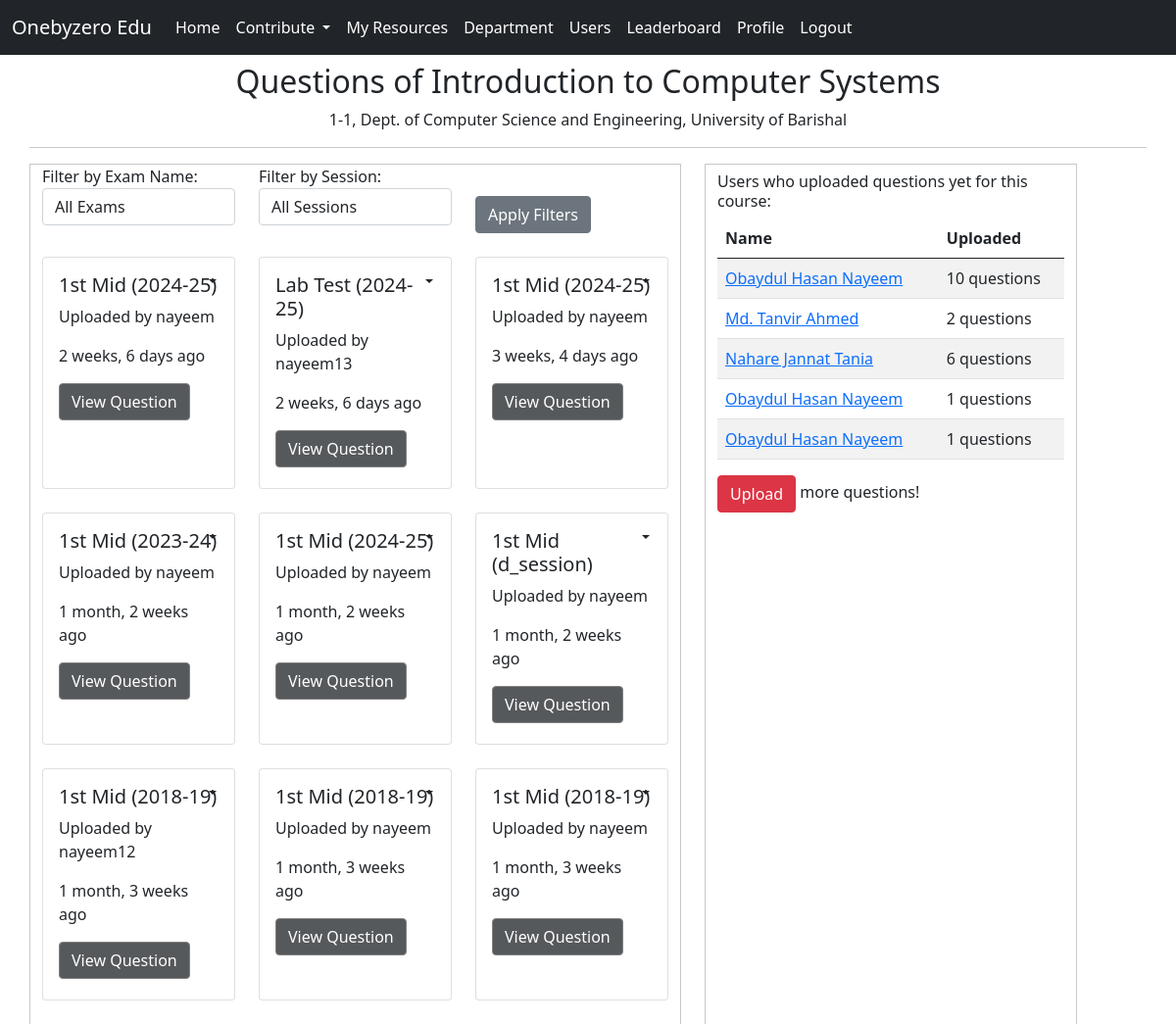
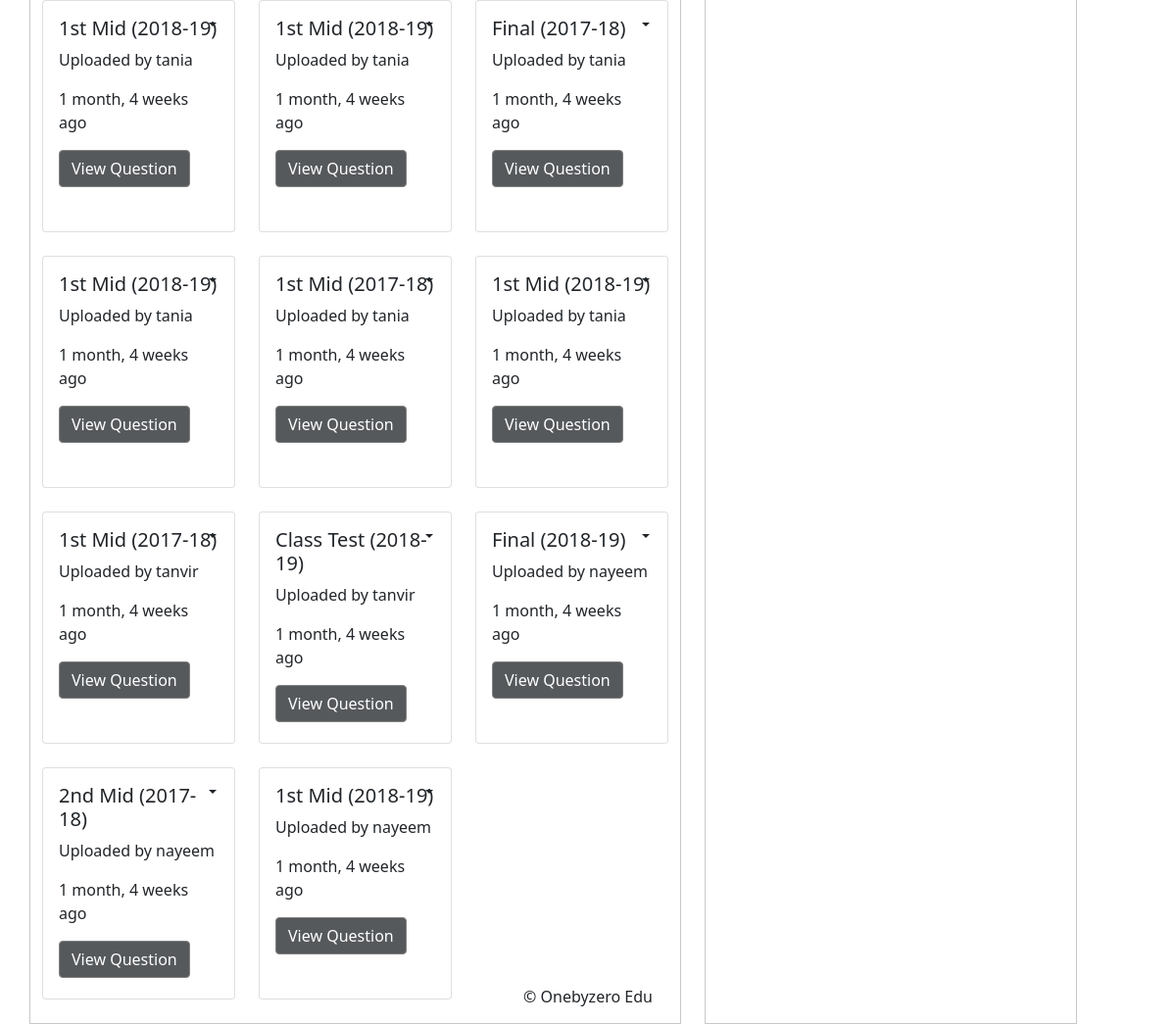
The page /study/view_questions/1/ (signed in) on the database its author committed (2 pictures, top to bottom).
### study/models.py (models this page shows, shortened)
class Course(models.Model):
    title = models.CharField(max_length=100)
    code = models.CharField(max_length=10)
    credit = models.DecimalField(max_digits=4, decimal_places=2)
    department = models.ForeignKey(Department, on_delete=models.CASCADE)
    university = models.ForeignKey(University, on_delete=models.CASCADE, default=1)
    year = models.PositiveIntegerField()
    semester = models.PositiveIntegerField()
    syllabus = models.TextField(blank=True, null=True)
    def __str__(self):
        return f'{self.title}'

class Department(models.Model):
    name = models.CharField(max_length=100)
    university = models.ForeignKey(University, on_delete=models.CASCADE)
    ambassadors = models.ManyToManyField(User, blank=True)

class University(models.Model):
    name = models.CharField(max_length=100)

class Question(models.Model):
    university = models.ForeignKey(University, on_delete=models.CASCADE)
    department = models.ForeignKey(Department, on_delete=models.CASCADE)
    year = models.PositiveIntegerField(choices=YEAR_CHOICES)
    semester = models.PositiveIntegerField(choices=SEMESTER_CHOICES)
    course = models.ForeignKey(Course, on_delete=models.CASCADE)
    exam_name = models.CharField(max_length=50, choices=EXAM_CHOICES)
    session = models.CharField(max_length=9, choices=SESSION_CHOICES)
    question_file = models.FileField(upload_to='study/questions/',
        validators=[FileExtensionValidator(allowed_extensions=['pdf', 'jpg', 'png', 'jpeg'])])
    upload_time = models.DateTimeField(auto_now_add=True)
    uploaded_by = models.ForeignKey(User, on_delete=models.CASCADE)
    love_count = models.IntegerField(default=0)
    feedback = models.TextField(blank=True, null=True)
    def __str__(self):
        return self.exam_name

### study/views.py (the view)
# urls.py: path('view_questions/<int:course_id>/', views.view_questions, name='view_questions'),
@user_passes_test(is_verified, login_url='/study/error/department/access-denied/')
def view_questions(request, course_id):
    course = get_object_or_404(Course, pk=course_id)
    questions = Question.objects.filter(course=course).order_by('-upload_time')
    session_filter = request.GET.get('session')
    exam_name_filter = request.GET.get('exam_name')
    if session_filter:
        questions = questions.filter(session=session_filter)
    if exam_name_filter:
        questions = questions.filter(exam_name__icontains=exam_name_filter)
    all_uploaders = Question.objects.filter(course=course_id).values_list('uploaded_by__username', flat=True).distinct()
    users_with_question_count = (
    Question.objects
    .filter(course=course)
    .values('uploaded_by', 'uploaded_by__profile__fullname', 'uploaded_by__profile__profile_image')
    .annotate(question_count=Count('uploaded_by__username'))
)
    user_profile = Profile.objects.get(user=request.user)
    user_department_id = user_profile.department.id
    context = {
        'questions': questions,
        'course': course,
        'all_uploaders': all_uploaders,
        'users_with_question_count': users_with_question_count,
        'user_department_id': user_department_id,
        'user_profile': user_profile,
    }
    print(context)
    return render(request, 'resources/questions/view_questions.html', context)

### study/context_processors/view_profile_context_processors.py (called while the page is built, shortened)
def view_profile_contributions(request):
    user_id = request.GET.get('user_id')
    print(f'user_idddddddddddddddd', user_id)
    if user_id:
        user = get_object_or_404(User, user_id=user_id)
        return {'user': user}
    else:
        return {}

### study/templatetags/time_filters.py (called while the page is built)
@register.filter(name='time_ago')
def time_ago(value):
    if isinstance(value, datetime.datetime):
        return timesince(value, now())
    return value  # Return the original value if it's not a datetime object

### study/views.py (called while the page is built)
def is_verified(user):
    return user.is_authenticated and user.profile.is_verified == True

### study/templates/resources/questions/view_questions.html (shortened to what this page needs)
{% extends "base.html" %}
{% load time_filters %}
{% load static %}
{% block content %}
    <div class="container mt-2">
        <div class="row">
            <div class="text-center">
                <h2>Questions of {{ course.title }}</h2>
                <p>{{ course.semester }}-{{ course.year }},
                    Dept. of {{ course.department.name }},
                    {{ course.university.name }}</p>
            </div>
            <hr>
            <div class="col-md-7 resources-border">
                <form method="GET" class="mb-4">
                    <div class="row align-items-end">
                        <div class="col-md-4 mb-2">
                            <label for="examFilter">Filter by Exam Name:</label>
                            <select name="exam_name" id="examFilter" class="form-control">
                                <option value="">All Exams</option>
                            </select>
                        </div>
                        <div class="col-md-4 mb-2">
                            <label for="sessionFilter">Filter by Session:</label>
                            <select name="session" id="sessionFilter" class="form-control">
                                <option value="">All Sessions</option>
                            </select>
                        </div>
                        <div class="col-md-4">
                            <button type="submit" class="btn btn-secondary btn-block">Apply Filters</button>
                        </div>
                    </div>
                </form>
                <div class="row">
                    {% for qs in questions %}
                        <div class="col-md-4 mb-4">
                            <div class="card">
                                <div class="card-body" style="height: 235px; overflow: hidden;">
                                    <div  class="dropdown dropleft" style="position: absolute; top: 5px; right: 5px;">
                                        <button class="btn dropdown-toggle" type="button" id="dropdownMenuButton" data-bs-toggle="dropdown" aria-haspopup="true" aria-expanded="false">
                                        </button>
                                    </div>
                                    <h5 class="card-title">{{ qs.exam_name }} ({{ qs.session }})</h5>
                                    <p class="card-text">Uploaded by {{ qs.uploaded_by.username }}</p>
                                    <p>{{ qs.upload_time|time_ago }} ago</p>
                                    {% if user_department_id == 1 %}
                                    <a href="{{ qs.question_file.url }}" target="_blank" class="btn btn-primary  view-btn" data-toggle="modal" data-target="#imageModal{{ qs.id }}">
                                         View Question
                                    </a>
                                    {% else %}
                                    <a href="{% url 'login' %}" class="btn btn-primary  view-btn" data-toggle="modal" data-target="#imageModal{{ qs.id }}">
                                        <i class="far fa-eye"></i> View Question
                                    </a>
                                    {% endif %}
                                </div>
                            </div>
                        </div>
                    {% empty %}
                        <p class="col-12 text-center">No questions available.</p>
                    {% endfor %}
                </div>
            </div>
            <div class="custom-col">
            </div>
            <div class="col-md-4 resources-border">
                <div class="row justify-content-between align-items-center mt-2">
                    <div>
                        <h6>Users who uploaded questions yet for this course:</h6>
                        <table class="table table-striped">
                            <thead>
                                <tr>
                                    <th>Name</th>
                                    <th>Uploaded</th>
                                </tr>
                            </thead>
                            <tbody>
                                {% for user_info in users_with_question_count %}
                                    <tr>
                                        <td><a href="{% url 'view_profile' user_info.uploaded_by %}">{{ user_info.uploaded_by__profile__fullname }}</a></td>
                                        <td>{{ user_info.question_count }} questions</td>
                                    </tr>
                                {% empty %}
                                    <tr>
                                        <td colspan="3">No users have uploaded questions for this course.</td>
                                    </tr>
                                {% endfor %}
                            </tbody>
                        </table>
                    </div>
                    <div>
                        <a href="{% url 'add_question' %}" class="btn btn-danger mr-2">Upload</a>
                        <span>more questions!</span>
                    </div>
                </div>
            </div>
        </div>
    </div>
{% endblock %}

### templates/base.html (style rules this page uses)
.view-btn { background-color: #56595C; border-color: gray; }
.resources-border { border: 1.5px solid #c7c8c9 !important; }
.custom-col { width: 2%; }

### rows shown on the page
Course: title "Introduction to Computer Systems", semester "1", year "1", department.name "Computer Science and Engineering", university.name "University of Barishal"
Question: exam_name "1st Mid", session "2024-25", uploaded_by.username "nayeem", upload_time "2 weeks, 6 days"
Question: exam_name "Lab Test", session "2024-25", uploaded_by.username "nayeem13", upload_time "2 weeks, 6 days"
Question: exam_name "1st Mid", session "2024-25", uploaded_by.username "nayeem", upload_time "3 weeks, 4 days"
Question: exam_name "1st Mid", session "2023-24", uploaded_by.username "nayeem", upload_time "1 month, 2 weeks"
Question: exam_name "1st Mid", session "2024-25", uploaded_by.username "nayeem", upload_time "1 month, 2 weeks"
Question: exam_name "1st Mid", session "d_session", uploaded_by.username "nayeem", upload_time "1 month, 2 weeks"
Question: exam_name "1st Mid", session "2018-19", uploaded_by.username "nayeem12", upload_time "1 month, 3 weeks"
Question: exam_name "1st Mid", session "2018-19", uploaded_by.username "nayeem", upload_time "1 month, 3 weeks"
Question: exam_name "1st Mid", session "2018-19", uploaded_by.username "nayeem", upload_time "1 month, 3 weeks"
Question: exam_name "1st Mid", session "2018-19", uploaded_by.username "tania", upload_time "1 month, 4 weeks"
Question: exam_name "1st Mid", session "2018-19", uploaded_by.username "tania", upload_time "1 month, 4 weeks"
Question: exam_name "Final", session "2017-18", uploaded_by.username "tania", upload_time "1 month, 4 weeks"
Question: exam_name "1st Mid", session "2018-19", uploaded_by.username "tania", upload_time "1 month, 4 weeks"
Question: exam_name "1st Mid", session "2017-18", uploaded_by.username "tania", upload_time "1 month, 4 weeks"
Question: exam_name "1st Mid", session "2018-19", uploaded_by.username "tania", upload_time "1 month, 4 weeks"
Question: exam_name "1st Mid", session "2017-18", uploaded_by.username "tanvir", upload_time "1 month, 4 weeks"
Question: exam_name "Class Test", session "2018-19", uploaded_by.username "tanvir", upload_time "1 month, 4 weeks"
Question: exam_name "Final", session "2018-19", uploaded_by.username "nayeem", upload_time "1 month, 4 weeks"
Question: exam_name "2nd Mid", session "2017-18", uploaded_by.username "nayeem", upload_time "1 month, 4 weeks"
Question: exam_name "1st Mid", session "2018-19", uploaded_by.username "nayeem", upload_time "1 month, 4 weeks"

### other values the page prints
{{ user_info.uploaded_by__profile__fullname }} "Obaydul Hasan Nayeem" "Md. Tanvir Ahmed" "Nahare Jannat Tania" "Obaydul Hasan Nayeem" "Obaydul Hasan Nayeem"
{{ user_info.question_count }} "10" "2" "6" "1" "1"
